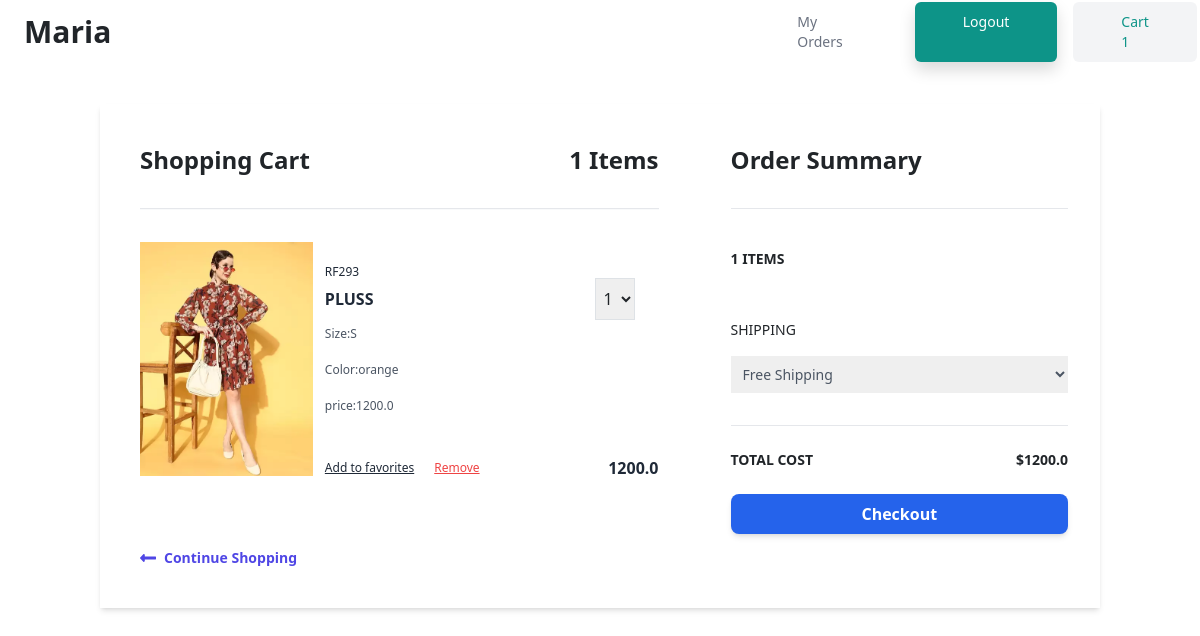
/cart/summary/ (signed in), run on the app's committed database.
### Maria/models.py (models this page shows, shortened)
class BaseModel(models.Model):
    created_date=models.DateTimeField(auto_now_add=True)
    updated_date=models.DateTimeField(auto_now=True)
    is_active=models.BooleanField(default=True)

class Cart(BaseModel):
    dress_varient_object=models.ForeignKey(DressVarient,on_delete=models.Case)
    color_object=models.ForeignKey(Color,on_delete=models.CASCADE)
    owner=models.ForeignKey(User,on_delete=models.CASCADE)
    quantity=models.PositiveIntegerField()
    is_order_placed=models.BooleanField(default=False)
    def item_total(self):
        return self.quantity*self.dress_varient_object.price

class DressVarient(BaseModel):
    dress_object=models.ForeignKey(Dress,on_delete=models.CASCADE,related_name="varients")
    size_object=models.ForeignKey(Size,on_delete=models.CASCADE)
    price=models.FloatField()

class Dress(BaseModel):
    title=models.CharField(max_length=100)
    description=models.TextField()
    picture=models.ImageField(upload_to="dressimages",null=True,blank=True)
    color_objects=models.ManyToManyField(Color)
    category_objects=models.ManyToManyField(Category)

class Size(BaseModel):
    name=models.CharField(max_length=70,unique=True)
    def __str__(self):
        return self.name

class Color(BaseModel):
    name=models.CharField(max_length=10)
    def __str__(self):
        return self.name

### Maria/views.py (the view)
# urls.py: path('cart/summary/',views.CartSummaryView.as_view(),name="cart-summary"),
@method_decorator(signin_required,name="dispatch")
class CartSummaryView(View):
    template_name='cart_summary.html'
    def get(self,request,*args,**kwargs):
        qs=Cart.objects.filter(owner=request.user,is_order_placed=False)
        total_price=sum([c.item_total() for c in qs])
        return render(request,self.template_name,{"data":qs,"total_price":total_price})

### Maria/context_processors.py (called while the page is built)
def cart_context(request):
    cart_item_count=0
    if request.user.is_authenticated:
        cart_item_count=Cart.objects.filter(owner=request.user,is_order_placed=False).count()
    return {"cart_item_count":cart_item_count}

### Maria/templates/cart_summary.html (shortened to what this page needs)
{% extends 'base.html' %}
{% block main_block %}
<div class="container mx-auto mt-10">
  <div class="sm:flex shadow-md my-10">
    <div class="  w-full  sm:w-3/4 bg-white px-10 py-10">
      <div class="flex justify-between border-b pb-8">
        <h1 class="font-semibold text-2xl">Shopping Cart</h1>
        <h2 class="font-semibold text-2xl">{{cart_item_count}} Items</h2>
      </div>
      {%for c in data%}
      <div class="md:flex items-strech py-8 md:py-10 lg:py-8 border-t border-gray-50">
        <div class="md:w-4/12 2xl:w-1/4 w-full">
            {%if c.dress_varient_object.dress_object.picture%}
            <img src="{{c.dress_varient_object.dress_object.picture.url}}" alt="Black Leather Purse" class=" w-full h-full object-center object-cover" />
            {%else%}
             <img src="https://i.ibb.co/TTnzMTf/Rectangle-21.png" alt="Black Leather Purse" class=" w-full h-full object-center object-cover" />
            {%endif%}
        </div>
        <div class="md:pl-3 md:w-8/12 2xl:w-3/4 flex flex-col justify-center">
          <p class="text-xs leading-3 text-gray-800 md:pt-0 pt-4">RF293</p>
          <div class="flex items-center justify-between w-full">
            <p class="text-base font-black leading-none text-gray-800">{{c.dress_varient_object.dress_object.title}}</p>
            <select aria-label="Select quantity" class="py-2 px-1 border border-gray-200 mr-6 focus:outline-none">
                <option>{{c.quantity}}</option>
              </select>
          </div>
          <p class="text-xs leading-3 text-gray-600 pt-2">Size:{{c.dress_varient_object.size_object}}</p>
          <p class="text-xs leading-3 text-gray-600 py-4">Color:{{c.color_object}}</p>
          <p class="w-96 text-xs leading-3 text-gray-600">price:{{c.dress_varient_object.price}}</p>
          <div class="flex items-center justify-between pt-5">
            <div class="flex itemms-center">
              <p class="text-xs leading-3 underline text-gray-800 cursor-pointer">Add to favorites</p>
              <a href="{% url 'cartitem-delete' c.id %}" class="text-xs leading-3 underline text-red-500 pl-5 cursor-pointer">Remove</a>
            </div>
            <p class="text-base font-black leading-none text-gray-800">{{c.item_total}}</p>
          </div>
        </div>
      </div>
      {%endfor%}
      <a href="{%url 'index'%}" class="flex font-semibold text-indigo-600 text-sm mt-10">
        <svg class="fill-current mr-2 text-indigo-600 w-4" viewBox="0 0 448 512">
          <path
            d="M134.059 296H436c6.627 0 12-5.373 12-12v-56c0-6.627-5.373-12-12-12H134.059v-46.059c0-21.382-25.851-32.09-40.971-16.971L7.029 239.029c-9.373 9.373-9.373 24.569 0 33.941l86.059 86.059c15.119 15.119 40.971 4.411 40.971-16.971V296z" />
        </svg>
        Continue Shopping
      </a>
    </div>
    <div id="summary" class=" w-full   sm:w-1/4   md:w-1/2     px-8 py-10">
      <h1 class="font-semibold text-2xl border-b pb-8">Order Summary</h1>
      <div class="flex justify-between mt-10 mb-5">
        <span class="font-semibold text-sm uppercase">{{cart_item_count}} Items</span>
      </div>
      <div>
        <label class="font-medium inline-block mb-3 text-sm uppercase">
              Shipping
            </label>
        <select class="block p-2 text-gray-600 w-full text-sm">
              <option>Free Shipping</option>
            </select>
      </div>
      <div class="border-t mt-8">
        <div class="flex font-semibold justify-between py-6 text-sm uppercase">
          <span>Total cost</span>
          <span>${{total_price}}</span>
        </div>
        <a href="{%url 'place-order'%}" class="py-2 px-4 max-w-md  flex justify-center items-center bg-blue-600 hover:bg-blue-700 focus:ring-blue-500 focus:ring-offset-blue-200 text-white w-full transition ease-in duration-200 text-center text-base font-semibold shadow-md focus:outline-none focus:ring-2 focus:ring-offset-2 rounded-lg">
          Checkout
        </a>
      </div>
    </div>
  </div>
</div>
{%endblock%}

### data on the page
Cart: dress_varient_object.dress_object.picture (picture), dress_varient_object.dress_object "PLUSS", quantity "1", dress_varient_object.size_object "S", color_object "orange", dress_varient_object.price "1200.0", item_total "1200.0"

### other printed values
{{ cart_item_count }} "1"
{{ total_price }} "1200.0"
